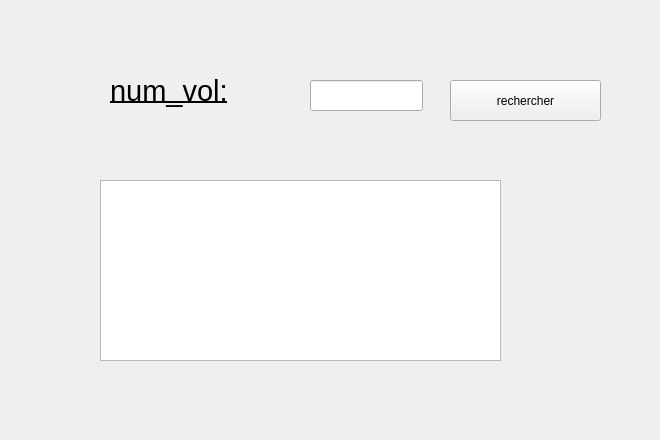
      <widget class="QWidget" name="tab_10">
       <attribute name="title">
        <string>recherche</string>
       </attribute>
       <widget class="QLabel" name="label_24">
        <property name="geometry">
         <rect>
          <x>0</x>
          <y>-10</y>
          <width>651</width>
          <height>431</height>
         </rect>
        </property>
        <property name="text">
         <string/>
        </property>
        <property name="pixmap">
         <pixmap>../../avis-lufthansa-vol-inde.jpg</pixmap>
        </property>
       </widget>
       <widget class="QTableView" name="tabrech">
        <property name="geometry">
         <rect>
          <x>100</x>
          <y>180</y>
          <width>401</width>
          <height>181</height>
         </rect>
        </property>
       </widget>
       <widget class="QLabel" name="label_19">
        <property name="geometry">
         <rect>
          <x>110</x>
          <y>70</y>
          <width>121</width>
          <height>41</height>
         </rect>
        </property>
        <property name="font">
         <font>
          <family>MS Shell Dlg 2</family>
          <pointsize>22</pointsize>
          <weight>9</weight>
          <italic>false</italic>
          <bold>false</bold>
          <underline>true</underline>
         </font>
        </property>
        <property name="styleSheet">
         <string notr="true"> 
font: 75 22pt &quot;MS Shell Dlg 2&quot;;</string>
        </property>
        <property name="text">
         <string>num_vol:</string>
        </property>
       </widget>
       <widget class="QLineEdit" name="lineEdit_15">
        <property name="geometry">
         <rect>
          <x>310</x>
          <y>80</y>
          <width>113</width>
          <height>31</height>
         </rect>
        </property>
       </widget>
       <widget class="QPushButton" name="pushButton_recherv">
        <property name="geometry">
         <rect>
          <x>450</x>
          <y>80</y>
          <width>151</width>
          <height>41</height>
         </rect>
        </property>
        <property name="text">
         <string>rechercher</string>
        </property>
        <property name="icon">
         <iconset>
          <normaloff>../../a/img/rech.png</normaloff>../../a/img/rech.png</iconset>
        </property>
       </widget>
      </widget>
